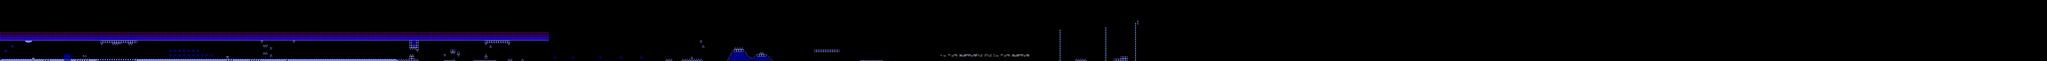

This game map was drawn from its Tiled (.tmx) file and the tilesets committed beside it. A one-line description and the trimmed map source follow:
An orthogonal 895x27 tile map with 16x16 px tiles, 2 tile layers (l2, l1), 2 tilesets and 126 objects.

<map version="1.10" tiledversion="1.11.0" orientation="orthogonal" renderorder="right-down" width="895" height="27" tilewidth="16" tileheight="16" infinite="0" nextlayerid="8" nextobjectid="632">
 <editorsettings>
  <export target="test.json" format="json" />
 </editorsettings>
 <properties>
  <property name="BG" type="color" value="#ff283eff" />
  <property name="Background Type" type="int" value="0" />
  <property name="GROUND" type="color" value="#ff0013c8" />
  <property name="Gamemode" type="int" value="0" />
  <property name="Ground Type" type="int" value="0" />
  <property name="Level name" value="TEST" />
  <property name="Song" value="STEREOMA" />
  <property name="Speed" type="int" value="1" />
 </properties>
 <tileset firstgid="1" source="famidash.tsx" />
 <tileset firstgid="16385" source="sprites.tsx" />
 <layer id="4" name="l2" width="895" height="27">
  <data>[24165 cells, 24165 non-empty, 13 distinct tile ids]</data>
 </layer>
 <layer id="1" name="l1" width="895" height="27">
  <data>[24165 cells, 24165 non-empty, 73 distinct tile ids]</data>
 </layer>
 <objectgroup id="7" name="SP">
  <object id="419" gid="16411" x="2720" y="416" width="16" height="16">
   <properties>
    <property name="enable rotation" type="bool" value="true" />
    <property name="rotation angle" type="int" value="45" />
   </properties>
  </object>
  <object id="420" gid="16395" x="2768" y="432" width="16" height="16" />
  <object id="421" gid="16394" x="2848" y="416" width="16" height="16" />
  <object id="423" gid="16404" x="3088" y="432" width="16" height="16" />
  <object id="424" gid="16403" x="3136" y="432" width="16" height="16" />
  <object id="425" gid="16395" x="3296" y="432" width="16" height="16" />
  <object id="428" gid="16401" x="3376" y="416" width="16" height="16" />
  <object id="429" gid="16399" x="3648" y="400" width="16" height="16">
   <properties>
    <property name="enable rotation" type="bool" value="true" />
    <property name="rotation angle" type="int" value="270" />
   </properties>
  </object>
  <object id="430" gid="16399" x="3728" y="400" width="16" height="16">
   <properties>
    <property name="enable rotation" type="bool" value="true" />
    <property name="rotation angle" type="int" value="90" />
   </properties>
  </object>
  <object id="431" gid="16386" x="1680" y="416" width="16" height="16" />
  <object id="432" gid="16395" x="1728" y="432" width="16" height="16" />
  <object id="433" gid="16394" x="1792" y="400" width="16" height="16" />
  <object id="434" gid="16404" x="2112" y="432" width="16" height="16" />
  <object id="435" gid="16403" x="2160" y="432" width="16" height="16" />
  <object id="444" gid="16414" x="1536" y="416" width="16" height="16" />
  <object id="445" gid="16404" x="288" y="432" width="16" height="16" />
  <object id="446" gid="16403" x="320" y="432" width="16" height="16" />
  <object id="447" gid="16402" x="384" y="432" width="16" height="16" />
  <object id="448" gid="16402" x="400" y="400" width="16" height="16">
   <properties>
    <property name="vflip" type="bool" value="true" />
   </properties>
  </object>
  <object id="450" gid="16411" x="464" y="416" width="16" height="16">
   <properties>
    <property name="enable rotation" type="bool" value="false" />
    <property name="rotation angle" type="int" value="0" />
   </properties>
  </object>
  <object id="451" gid="16395" x="512" y="432" width="16" height="16" />
  <object id="452" gid="16394" x="560" y="416" width="16" height="16" />
  <object id="453" gid="16402" x="656" y="432" width="16" height="16" />
  <object id="455" gid="16404" x="768" y="320" width="16" height="16">
   <properties>
    <property name="vflip" type="bool" value="true" />
   </properties>
  </object>
  <object id="456" gid="16403" x="800" y="320" width="16" height="16" />
  <object id="457" gid="16404" x="880" y="320" width="16" height="16">
   <properties>
    <property name="vflip" type="bool" value="true" />
   </properties>
  </object>
  <object id="458" gid="16401" x="912" y="320" width="16" height="16" />
  <object id="459" gid="16387" x="1104" y="416" width="16" height="16" />
  <object id="497" gid="16415" x="1207" y="409" width="16" height="16" />
  <object id="498" gid="16417" x="1234.5" y="410" width="16" height="16" />
  <object id="499" gid="16418" x="1269" y="410.5" width="16" height="16" />
  <object id="500" gid="16419" x="1297" y="408.5" width="16" height="16" />
  <object id="501" gid="16420" x="1320.5" y="410" width="16" height="16" />
  <object id="502" gid="16421" x="1352" y="408.5" width="16" height="16" />
  <object id="503" gid="16422" x="1382" y="410.5" width="16" height="16" />
  <object id="504" gid="16423" x="1415" y="409.5" width="16" height="16" />
  <object id="505" gid="16424" x="1443.5" y="409" width="16" height="16" />
  <object id="506" gid="16416" x="1180" y="407.5" width="16" height="16" />
  <object id="508" gid="16426" x="32" y="368" width="16" height="16">
   <properties>
    <property name="bg layer" value="0" />
   </properties>
  </object>
  <object id="511" gid="16428" x="80" y="416" width="16" height="16" />
  <object id="512" gid="16426" x="80" y="336" width="16" height="16">
   <properties>
    <property name="bg layer" value="2" />
   </properties>
  </object>
  <object id="513" gid="16427" x="64" y="384" width="16" height="16" />
  <object id="514" gid="16428" x="96" y="412" width="16" height="16">
   <properties>
    <property name="metatile ID appearance" type="int" value="20" />
   </properties>
  </object>
  <object id="516" gid="16413" x="128" y="416" width="16" height="16" />
  <object id="520" gid="16429" x="680" y="380" width="16" height="16" />
  <object id="521" gid="16430" x="1200" y="432" width="16" height="16" />
  <object id="522" gid="16431" x="1208" y="432" width="16" height="16" />
  </objectgroup>
</map>
<!-- 79 of 126 objects omitted -->
